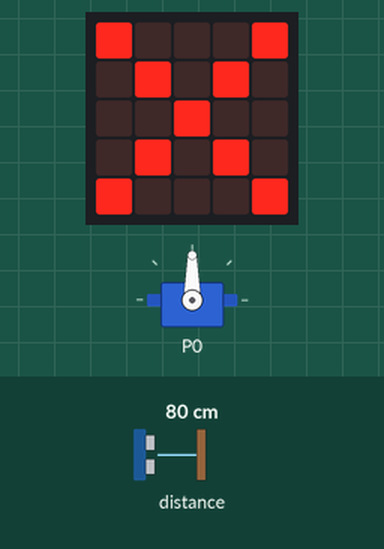
This program was run on a simulated BBC micro:bit (MakeCode). Shown: servo, the board's 5×5 LED display. The inputs (shaded band) are chosen by the test bench; at power-on: distance to the obstacle 80 cm.

Above: at 1.2 s.
1.3 s: distance to the obstacle set to 16 cm
7.6 s: distance to the obstacle set to 12 cm
At 12.9 s:
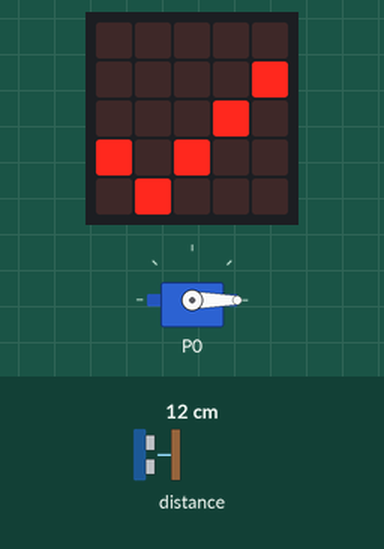
13.9 s: distance to the obstacle set to 18 cm
At 17.5 s:
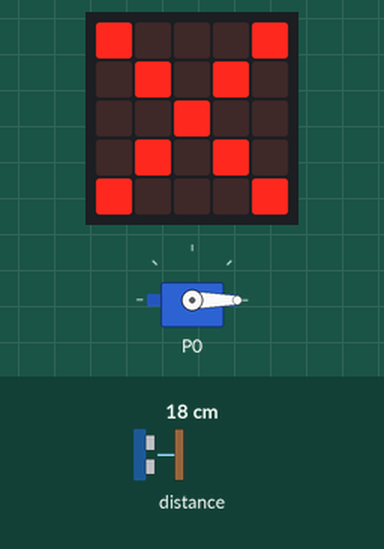
20.2 s: distance to the obstacle set to 2 cm
At 23.7 s:
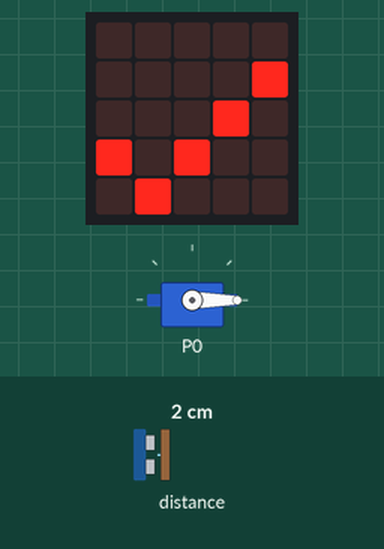
26.5 s: distance to the obstacle set to 35 cm
At 28.8 s:
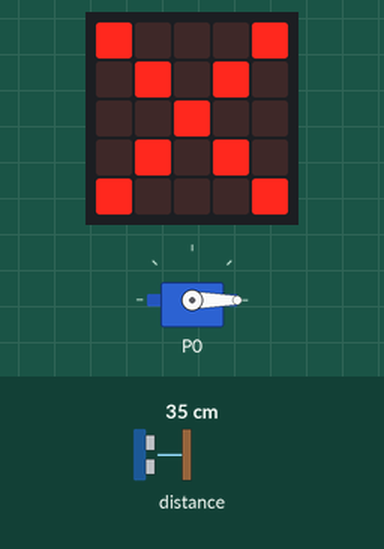
Timing chart, 0 to 30.3 s (numbered marks = the images above; inputs shaded):
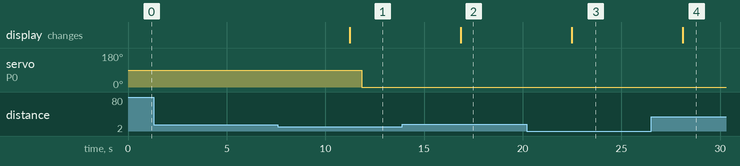

Measured:
- the behaviour switches between 15 and 14 cm on distance to the obstacle (found by bisection; images 0 and 1)
- after the input at 1.3 s, every drawn part: stays the same
- after the input at 7.6 s, servo on P0: 90° → 0° after 4.2 s; the display: changes after 3.6 s (image 1)
- after the input at 13.9 s, the display: changes after 3.0 s (image 2)
- after the input at 20.2 s, the display: changes after 2.3 s (image 3)
- after the input at 26.5 s, the display: changes after 1.6 s (image 4)

The program:

main.ts
```typescript
let Jarak = 0
servos.P0.setAngle(90)
basic.forever(function () {
    Jarak = sonar.ping(
    DigitalPin.P0,
    DigitalPin.P1,
    PingUnit.Centimeters
    )
    if (Jarak < 15 && Jarak > 0) {
        basic.showIcon(IconNames.Yes)
        servos.P0.setAngle(0)
    } else {
        basic.showIcon(IconNames.No)
    }
    basic.pause(5000)
})
```

test.ts
```typescript
// tests go here; this will not be compiled when this package is used as an extension.
```
